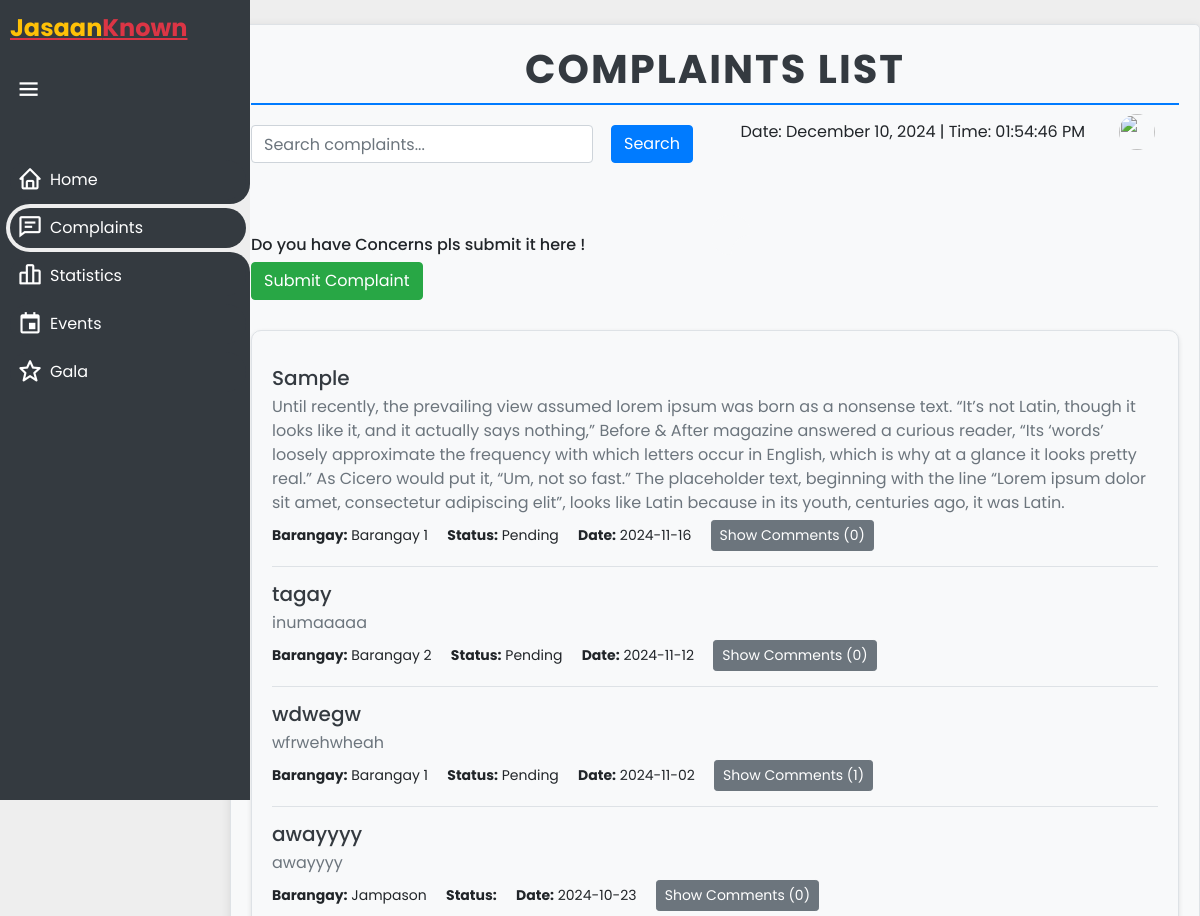
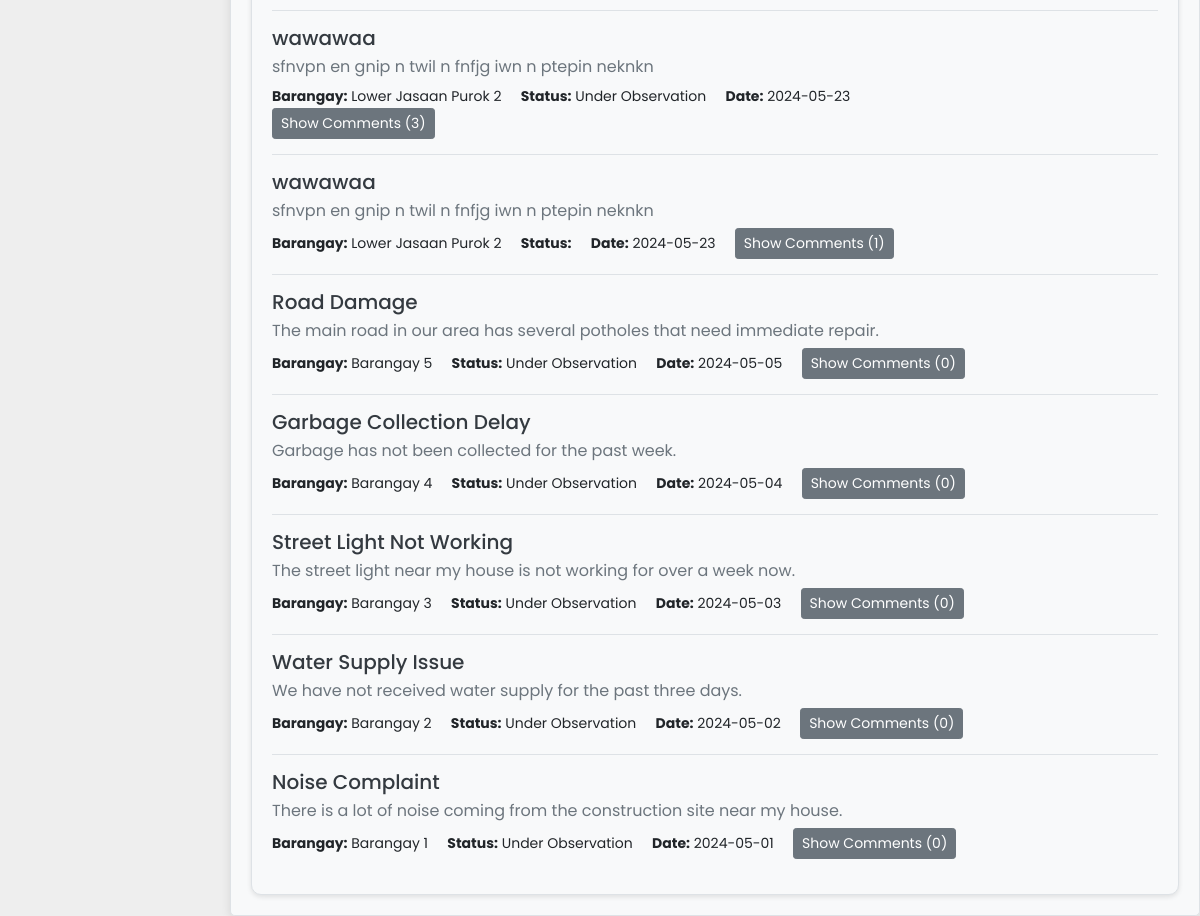
The page /complaint.php on the database its author committed (2 pictures, top to bottom).
### tables this page shows
CREATE TABLE `complaints` (
  `id` int(11) NOT NULL,
  `title` varchar(255) NOT NULL,
  `complaint` text NOT NULL,
  `type` varchar(100) NOT NULL,
  `date` date NOT NULL,
  `barangay` varchar(100) NOT NULL,
  `file` varchar(255) DEFAULT NULL,
  `status` varchar(255) DEFAULT '',
  `complainant` varchar(255) DEFAULT NULL,
  `contactnum` varchar(15) DEFAULT NULL
);

### complaint.php (the view, shortened to what this page needs)
<?php
include 'config.php';
$filter_query = " WHERE 1=1";
$sql = "
    SELECT c.*,
           (SELECT COUNT(*) FROM cmmnt WHERE complaint_id = c.id) AS comment_count
    FROM complaints c" . $filter_query . " ORDER BY date DESC
";
$stmt = $conn->prepare($sql);
$stmt->execute();
$complaints = $stmt->get_result();
?>
<!DOCTYPE html>
<html lang="en">
<head>
    <link href='https://unpkg.com/boxicons@2.1.4/css/boxicons.min.css' rel='stylesheet'>
    <link rel="stylesheet" href="style.css">
    <link rel="stylesheet" href="https://cdnjs.cloudflare.com/ajax/libs/font-awesome/5.15.4/css/all.min.css">
    <link rel="stylesheet" href="https://stackpath.bootstrapcdn.com/bootstrap/4.5.2/css/bootstrap.min.css">
<body>
<div class="sidebar" id="sidebar">
        <a href="#" class="logo">
            <div class="logo-name"><span>Jasaan</span>Known</div>
        </a>
        <i class='bx bx-menu' id="toggle-sidebar" style="margin-left: 15px;"></i>
        <ul class="side-menu">
    <li class="">
        <a href="jskn/index.html" onclick="redirectTo('jskn/index.html')" style="background-color: #343a40; color: white;">
            <i class='bx bx-home'></i>Home
        </a>
    </li>
    <li class="active">
        <a href="complaint.php" onclick="redirectTo('complaint.php')" style="background-color: #343a40; color: white;">
            <i class='bx bx-comment-detail'></i>Complaints
        </a>
    </li>
    <li class="">
        <a href="graph.php" onclick="redirectTo('graph.php')" style="background-color: #343a40; color: white;">
            <i class='bx bx-bar-chart-alt-2'></i>Statistics
        </a>
    </li>
    <li class="">
        <a href="events.php" onclick="redirectTo('events.php')" style="background-color: #343a40; color: white;">
            <i class='bx bx-calendar-event'></i>Events
        </a>
    </li>
    <li class="">
        <a href="gala.php" onclick="redirectTo('gala.php')" style="background-color: #343a40; color: white;">
            <i class='bx bx-star'></i>Gala
        </a>
    </li>
</ul>
    </div>
    <div class="content">
    <div class="container mt-4">
    <h1>Complaints List</h1>
    <form method="GET" class="form-inline mb-3">
        <input type="text" name="search" class="form-control mr-2" placeholder="Search complaints..." value="<?php echo isset($_GET['search']) ? htmlspecialchars($_GET['search']) : ''; ?>">
        <button type="submit" class="btn btn-primary">Search</button>
    </form>
    <div class="nav-wrapper">
    <nav>
        <div id="date-time-container"></div>
        <a href="#" class="profile">
            <img src="images/logo-x.png">
        </a>
    </nav>
</div>
    <h6> Do you have Concerns pls submit it here !</h6>
    <button type="submit" class="btn btn-submit" name="submit_complaint" data-target="#submitComplaintModal"  class="btn btn-primary float-right" data-toggle="modal">Submit Complaint</button>
    <div class="complaints-container">
    <?php if ($complaints->num_rows > 0) { ?>
        <?php while ($row = $complaints->fetch_assoc()) { ?>
            <div class="complaint-item">
                <h3><?php echo htmlspecialchars($row['title']); ?></h3>
                <p><?php echo htmlspecialchars($row['complaint']); ?></p>
                <span><strong>Barangay:</strong> <?php echo htmlspecialchars($row['barangay']); ?></span>
                <span><strong>Status:</strong> <?php echo htmlspecialchars($row['status']); ?></span>
                <span><strong>Date:</strong> <?php echo htmlspecialchars($row['date']); ?></span>
               <button type="button" class="btn btn-secondary btn-sm" onclick="toggleComments(<?php echo $row['id']; ?>)">
                                Show Comments (<?php echo $row['comment_count']; ?>)
                            </button>
            </div>
        <?php } ?>
    <?php } else { ?>
        <p>No complaints found.</p>
    <?php } ?>
</div>
    </div>
</body>
</html>

### style.css (style rules this page uses)
:root { --light: #f6f6f9; --primary: #1976D2; --light-primary: #CFE8FF; --grey: #eee; --dark-grey: #AAAAAA; --dark: #363949; --danger: #D32F2F; --light-danger: #FECDD3; --warning: #FBC02D; --light-warning: #FFF2C6; --success: #388E3C; --light-success: #BBF7D0; }
* { margin: 0; padding: 0; box-sizing: border-box; font-family: 'Poppins', sans-serif; }
.bx { font-size: 1.7rem; }
a { text-decoration: none; }
li { list-style: none; }
html { overflow-x: hidden; }
body { background: var(--grey); overflow-x: hidden; }
.sidebar { position: fixed; top: 0; left: 0; background: var(--light); width: 230px; height: 100%; z-index: 2000; overflow-x: hidden; scrollbar-width: none; transition: all 0.3s ease; }
.sidebar .logo { font-size: 24px; font-weight: 700; height: 56px; display: flex; align-items: center; color: var(--danger); z-index: 500; padding-bottom: 20px; box-sizing: content-box; }
.sidebar .logo .logo-name { margin-left: 10px; }
.sidebar .logo .logo-name span { color: var(--warning); }
.sidebar .side-menu { width: 100%; margin-top: 48px; }
.sidebar .side-menu li { height: 48px; background: transparent; margin-left: 6px; border-radius: 48px 0 0 48px; padding: 4px; }
.sidebar .side-menu li.active { background: var(--grey); position: relative; }
.sidebar .side-menu li.active::before { content: ""; position: absolute; width: 40px; height: 40px; border-radius: 50%; top: -40px; right: 0; box-shadow: 20px 20px 0 var(--grey); z-index: -1; }
.sidebar .side-menu li.active::after { content: ""; position: absolute; width: 40px; height: 40px; border-radius: 50%; bottom: -40px; right: 0; box-shadow: 20px -20px 0 var(--grey); z-index: -1; }
.sidebar .side-menu li a { width: 100%; height: 100%; background: var(--light); display: flex; align-items: center; border-radius: 48px; font-size: 16px; color: var(--dark); white-space: nowrap; overflow-x: hidden; transition: all 0.3s ease; }
.sidebar .side-menu li.active a { color: var(--success); }
.sidebar .side-menu li a .bx { min-width: calc(60px - ((4px + 6px) * 2)); display: flex; font-size: 1.6rem; justify-content: center; }
.content { position: relative; width: calc(100% - 230px); left: 230px; transition: all 0.3s ease; }
.content nav { height: 56px; background: var(--light); padding: 0 24px 0 0; display: flex; align-items: center; grid-gap: 24px; position: sticky; top: 0; left: 0; z-index: 1000; }
.content nav::before { content: ""; position: absolute; width: 40px; height: 40px; bottom: -40px; left: 0; border-radius: 50%; box-shadow: -20px -20px 0 var(--light); }
.content nav a { color: var(--dark); }
.content nav .profile img { width: 36px; height: 36px; object-fit: cover; border-radius: 50%; }

### complaint.php (style rules this page uses)
body { background-color:#eeeeee; font-family: 'Poppins', sans-serif; }
.sidebar .logo .logo-name { margin-left: 10px; }
.container { background-color: #f8f9fa; border: 1px solid #dee2e6; border-radius: 0.3rem; padding: 20px; box-shadow: 0 2px 10px rgba(0, 0, 0, 0.1); margin-top: 5px; }
.btn-primary { margin-left: 10px; background-color: #007bff; border-color: #007bff; }
.btn-secondary { margin-right: 140px; background-color: #6c757d; border-color: #6c757d; }
h1 { font-size: 2.5rem; font-weight: bold; color: #343a40; margin-bottom: 20px; text-align: center; text-transform: uppercase; letter-spacing: 2px; border-bottom: 2px solid #007bff; padding-bottom: 10px; }
.btn-submit { background-color: #28a745; color: white; border-color: #28a745; margin-bottom: 10px; }
.complaints-container { background-color: #f8f9fa; padding: 20px; border-radius: 10px; border: 1px solid #dee2e6; box-shadow: 0 2px 5px rgba(0, 0, 0, 0.1); margin-top: 20px; }
.complaint-item { padding: 15px 0; border-bottom: 1px solid #dee2e6; }
.complaint-item:last-child { border-bottom: none; }
.complaint-item h3 { font-size: 1.25rem; color: #343a40; margin-bottom: 5px; }
.complaint-item p { color: #6c757d; margin-bottom: 5px; }
.complaint-item span { font-size: 0.875rem; display: inline-block; margin-right: 15px; }
.nav-wrapper { display: flex; justify-content: flex-end; align-items: center; }
nav a, nav label, #date-time-container { margin-left: 10px; margin-bottom: 150px; }
.sidebar { width: 250px; transition: width 0.3s; overflow: hidden; background-color: #343a40; color: #ffffff; height: 100vh; }
.sidebar .logo .logo-name { font-size: 1.5rem; margin-left: 10px; }
.side-menu li { padding: 10px; display: flex; align-items: center; }
.side-menu li a { text-decoration: none; color: #ffffff; display: flex; align-items: center; }

### rows shown on the page
complaints: title "Sample", complaint "Until recently, the prevailing view assumed lorem ipsum was born as a nonsense text. “It’s not Latin, though it looks like it, and it actually says nothing,” Before & After magazine answered a curious reader, “Its ‘words’ loosely approximate the frequency with which letters occur in English, which is why at a glance it looks pretty real.” As Cicero would put it, “Um, not so fast.” The placeholder text, beginning with the line “Lorem ipsum dolor sit amet, consectetur adipiscing elit”, looks like Latin because in its youth, centuries ago, it was Latin.", barangay "Barangay 1", status "Pending", date "2024-11-16", comment_count "0"
complaints: title "tagay", complaint "inumaaaaa", barangay "Barangay 2", status "Pending", date "2024-11-12", comment_count "0"
complaints: title "wdwegw", complaint "wfrwehwheah", barangay "Barangay 1", status "Pending", date "2024-11-02", comment_count "1"
complaints: title "awayyyy", complaint "awayyyy", barangay "Jampason", date "2024-10-23", comment_count "0"
complaints: title "wawawaa", complaint "sfnvpn en gnip n twil n fnfjg iwn n ptepin neknkn", barangay "Lower Jasaan Purok 2", status "Under Observation", date "2024-05-23", comment_count "3"
complaints: title "wawawaa", complaint "sfnvpn en gnip n twil n fnfjg iwn n ptepin neknkn", barangay "Lower Jasaan Purok 2", date "2024-05-23", comment_count "1"
complaints: title "Road Damage", complaint "The main road in our area has several potholes that need immediate repair.", barangay "Barangay 5", status "Under Observation", date "2024-05-05", comment_count "0"
complaints: title "Garbage Collection Delay", complaint "Garbage has not been collected for the past week.", barangay "Barangay 4", status "Under Observation", date "2024-05-04", comment_count "0"
complaints: title "Street Light Not Working", complaint "The street light near my house is not working for over a week now.", barangay "Barangay 3", status "Under Observation", date "2024-05-03", comment_count "0"
complaints: title "Water Supply Issue", complaint "We have not received water supply for the past three days.", barangay "Barangay 2", status "Under Observation", date "2024-05-02", comment_count "0"
complaints: title "Noise Complaint", complaint "There is a lot of noise coming from the construction site near my house.", barangay "Barangay 1", status "Under Observation", date "2024-05-01", comment_count "0"
